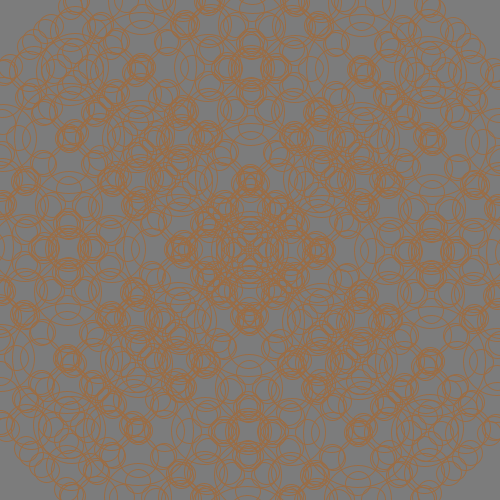
Frame 1 (no input)
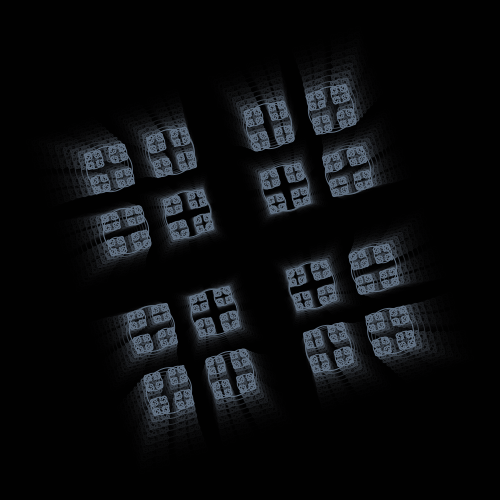
Frame 60 (the mouse pressed at the canvas centre just before this capture)
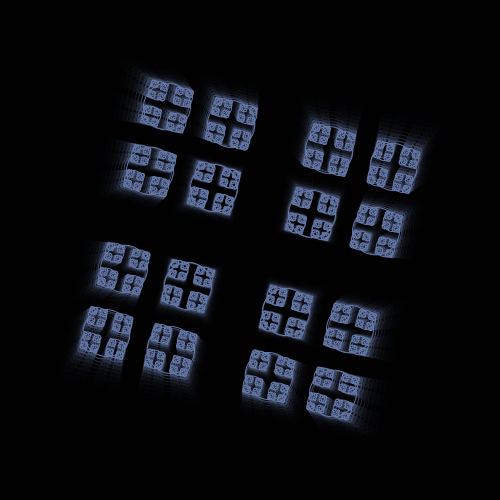
Frame 120 (the mouse held since frame 60 and released just before this capture)

The Processing sketch that drew these frames (run headless with seeded random() and noise(); from frame 60 on, the mouse is pressed at the canvas centre):

// Processing sketch: Circles
// ── Circles.pde
void setup() {
  size(500, 500);
  ellipseMode(CENTER);
  fill(0, 0);
  smooth();
}

float t = 0;
void draw() {
  fill(0, 100);
  noStroke();
  rect(0, 0, width, height);
  stroke(0);
  fill(0, 0);
  pushMatrix();
  translate(width/2,height/2);
  t = (t + 0.5);
  rotate(radians(t));
  float r = noise(frameCount/100.0)*256;
  float g = noise(100 + frameCount/100.0)*256;
  float b = noise(1000 + frameCount/100.0)*256;
  stroke(r, g, b);
  drawCircle(0, 0, 300, 0);
  popMatrix();
}

void drawCircle(float x, float y, float r, int i) {
  if(i < 5) {
    float r2 = r*noise(frameCount/100.0);
    drawCircle(x-r2, y, r2, i + 1);
    drawCircle(x+r2, y, r2, i + 1);
    
    drawCircle(x, y-r2, r2, i + 1);
    drawCircle(x, y+r2, r2, i + 1);
    
  }
  if(i >= 2)
    ellipse(x, y, r, r);
}
